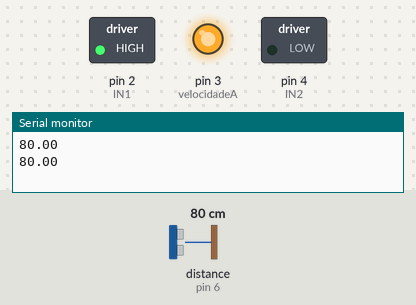
Bench run of a sketch on a simulated Arduino Uno, built with avr-gcc and run on an emulated ATmega328P. Parts: switched loads named in the sketch (green lamp = pin HIGH), output pins drawn as LEDs (lit = HIGH), the last lines printed to the serial monitor. Inputs (shaded band) come from the test bench; at power-on: distance to the obstacle (sensor on pin 6) 80 cm. The echo pulse lasts 58.3 µs per cm.

Above: at 1.8 s.
1.9 s: distance to the obstacle (sensor on pin 6) set to 23 cm
3.4 s: distance to the obstacle (sensor on pin 6) set to 18 cm
At 4.4 s:
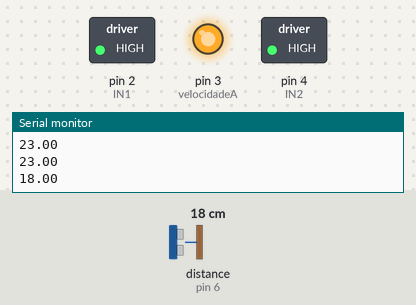
5.5 s: distance to the obstacle (sensor on pin 6) set to 35 cm
At 7.2 s:
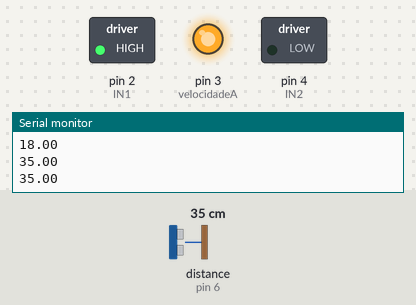
7.5 s: distance to the obstacle (sensor on pin 6) set to 2 cm
At 9.0 s:
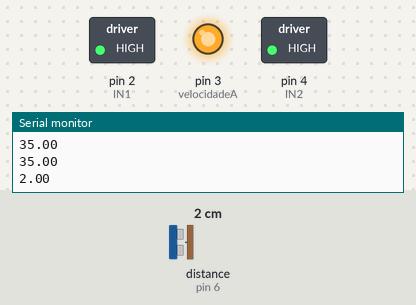
Timing chart, 0 to 10.5 s (numbered marks = the images above; inputs shaded):
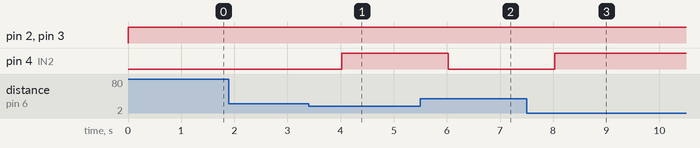

Measured:
- the behaviour switches between 21 and 20 cm on distance to the obstacle (sensor on pin 6) (found by bisection; images 0 and 1)
- after the input at 3.4 s, pin 4 (IN2): LOW → HIGH after 0.62 s
- after the input at 5.5 s, pin 4 (IN2): HIGH → LOW after 0.52 s
- after the input at 7.5 s, pin 4 (IN2): LOW → HIGH after 0.53 s

The sketch:

rex.ino
```cpp
#include <Ultrasonic.h>

//Motor e velocidade
int IN1 = 2;
int IN2 = 4;
int velocidadeA = 3;

//Ultrasom - pinos
int pino_trigger = 5;
int pino_echo = 6;

//Inicializa o sensor nos pinos acima
Ultrasonic ultrasonic(pino_trigger, pino_echo);

void setup() {
  // put your setup code here, to run once:
  Serial.begin(9600);
  pinMode(IN1, OUTPUT); //Ponte H
  pinMode(IN2, OUTPUT); //Ponte H
  pinMode(velocidadeA, OUTPUT);
}

void loop() {
  // put your main code here, to run repeatedly:
  //Ler as informacoes do sensor em cm:
  float cmMsec = ultrasonic.Ranging(CM);

  //testa a distancia para ver se o bowl esta vazio ou nao:
  if (cmMsec >= 15) {
    rodarMotor();
  }
  if (cmMsec <= 20) {
    pararMotor();
  }
  Serial.println(cmMsec);
  delay(1000);
}

void rodarMotor() {
  digitalWrite(IN1, HIGH); //5V
  digitalWrite(IN2, LOW); //0V
  //Velocidade baixa (150 medio, 230 alto) PWM = 0 a 255
  analogWrite(velocidadeA,255);
}
void pararMotor() {
  digitalWrite(IN1, HIGH); // 5V   ==  Freio
  digitalWrite(IN2, HIGH); // 5V   ==
}
```
